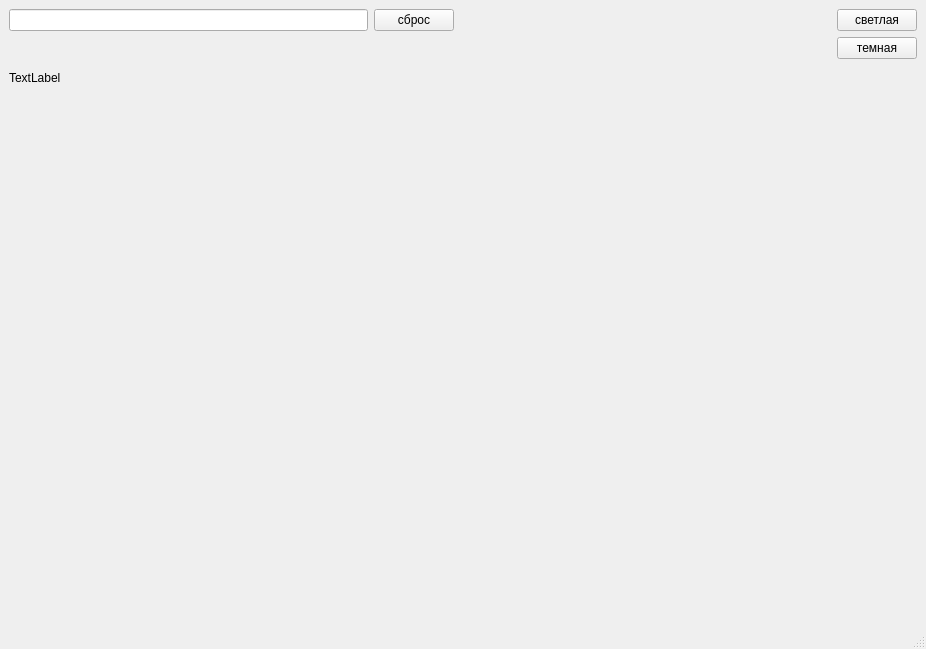
<?xml version="1.0" encoding="UTF-8"?>
<ui version="4.0">
 <class>MainWindow</class>
 <widget class="QMainWindow" name="MainWindow">
  <property name="geometry">
   <rect>
    <x>0</x>
    <y>0</y>
    <width>926</width>
    <height>649</height>
   </rect>
  </property>
  <property name="windowTitle">
   <string>Отображение карты</string>
  </property>
  <widget class="QWidget" name="centralwidget">
   <layout class="QGridLayout" name="gridLayout">
    <item row="0" column="0">
     <widget class="QLineEdit" name="g_search"/>
    </item>
    <item row="0" column="2" rowspan="3">
     <spacer name="g_spacer1">
      <property name="orientation">
       <enum>Qt::Horizontal</enum>
      </property>
      <property name="sizeType">
       <enum>QSizePolicy::Expanding</enum>
      </property>
      <property name="sizeHint" stdset="0">
       <size>
        <width>40</width>
        <height>20</height>
       </size>
      </property>
     </spacer>
    </item>
    <item row="3" column="1" rowspan="3" colspan="5">
     <spacer name="verticalSpacer">
      <property name="orientation">
       <enum>Qt::Vertical</enum>
      </property>
      <property name="sizeHint" stdset="0">
       <size>
        <width>20</width>
        <height>40</height>
       </size>
      </property>
     </spacer>
    </item>
    <item row="0" column="1">
     <widget class="QPushButton" name="g_reset">
      <property name="text">
       <string>сброс</string>
      </property>
     </widget>
    </item>
    <item row="3" column="0">
     <widget class="QLabel" name="g_map">
      <property name="text">
       <string>TextLabel</string>
      </property>
     </widget>
    </item>
    <item row="1" column="5">
     <widget class="QPushButton" name="g_layer2">
      <property name="text">
       <string>темная</string>
      </property>
     </widget>
    </item>
    <item row="5" column="0">
     <spacer name="g_spacer2">
      <property name="orientation">
       <enum>Qt::Vertical</enum>
      </property>
      <property name="sizeHint" stdset="0">
       <size>
        <width>20</width>
        <height>40</height>
       </size>
      </property>
     </spacer>
    </item>
    <item row="4" column="0">
     <widget class="QLabel" name="inform_map">
      <property name="text">
       <string/>
      </property>
     </widget>
    </item>
    <item row="0" column="5">
     <widget class="QPushButton" name="g_layer1">
      <property name="text">
       <string>светлая</string>
      </property>
     </widget>
    </item>
   </layout>
  </widget>
  <widget class="QMenuBar" name="menubar">
   <property name="geometry">
    <rect>
     <x>0</x>
     <y>0</y>
     <width>926</width>
     <height>37</height>
    </rect>
   </property>
  </widget>
  <widget class="QStatusBar" name="statusbar"/>
 </widget>
 <resources/>
 <connections/>
</ui>
